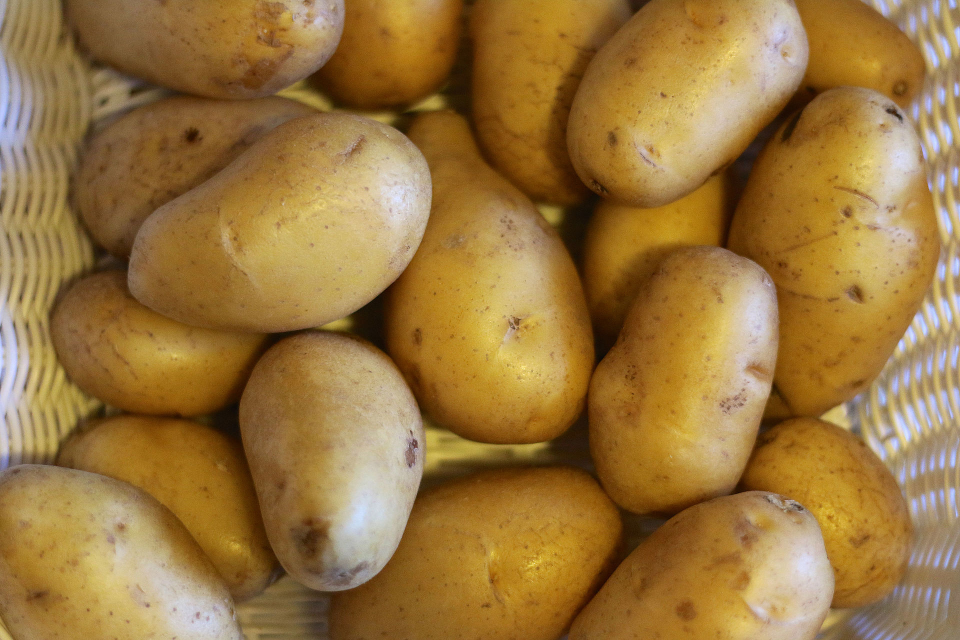
#> input picture Kartoffel.jpg, 1920 x 1280 px, found by its file name (shown at 1/2 size)
$ python '3_Formen und Text.py'
#> lines starting #> are read from the running program, lines starting #| are printed output that depends on the picture
import cv2 as cv
import numpy as np

img = cv.imread('kartoffel.jpg')
#> img is the input picture: shape (1280, 1920, 3); mean B, G, R 62.5, 118.2, 153.7
blank = np.zeros((500,500,3), dtype= 'uint8')

#anmalen
blank[:] = 0,0,1
blank[150:300,150:300] = 255,0,0

#Rechteck thickness = cv.FILLED oder -1
cv.rectangle(blank,(0,0),(250,blank.shape[0]),(0,0,255), thickness=2)
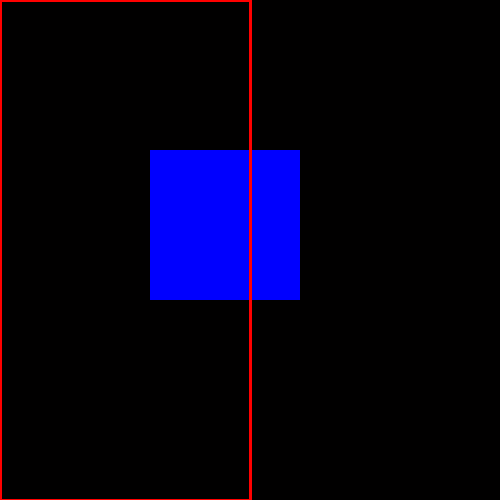
#> blank: shape (500, 500, 3); mean of channels 0, 1, 2 22.5, 0, 4.2; drawn as B, G, R

#Kreis
cv.circle(blank, (blank.shape[1]//2,blank.shape[0]//2),40,(0,255,0),thickness=3)

#Linie
cv.line(blank,(0,0),(blank.shape[1]//2,blank.shape[0]//2),(255,255,255), thickness=3)

#Text
cv.putText(blank,'Schinken',(225,225), cv.FONT_HERSHEY_TRIPLEX,1,(100,100,100),2)
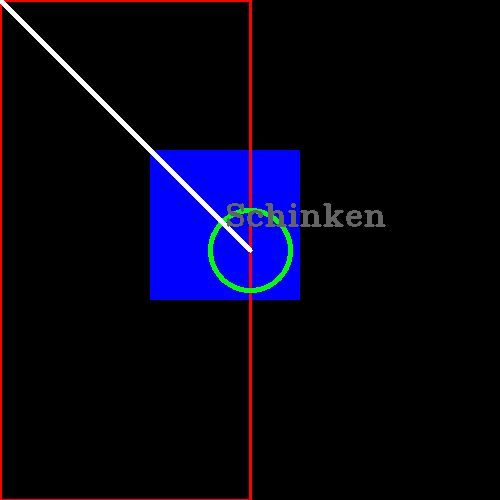
#> blank: shape (500, 500, 3); mean of channels 0, 1, 2 22.4, 3.5, 6.5; drawn as B, G, R

#cv.imshow('katze',img)
cv.imshow('blank',blank)

cv.waitKey(0)
